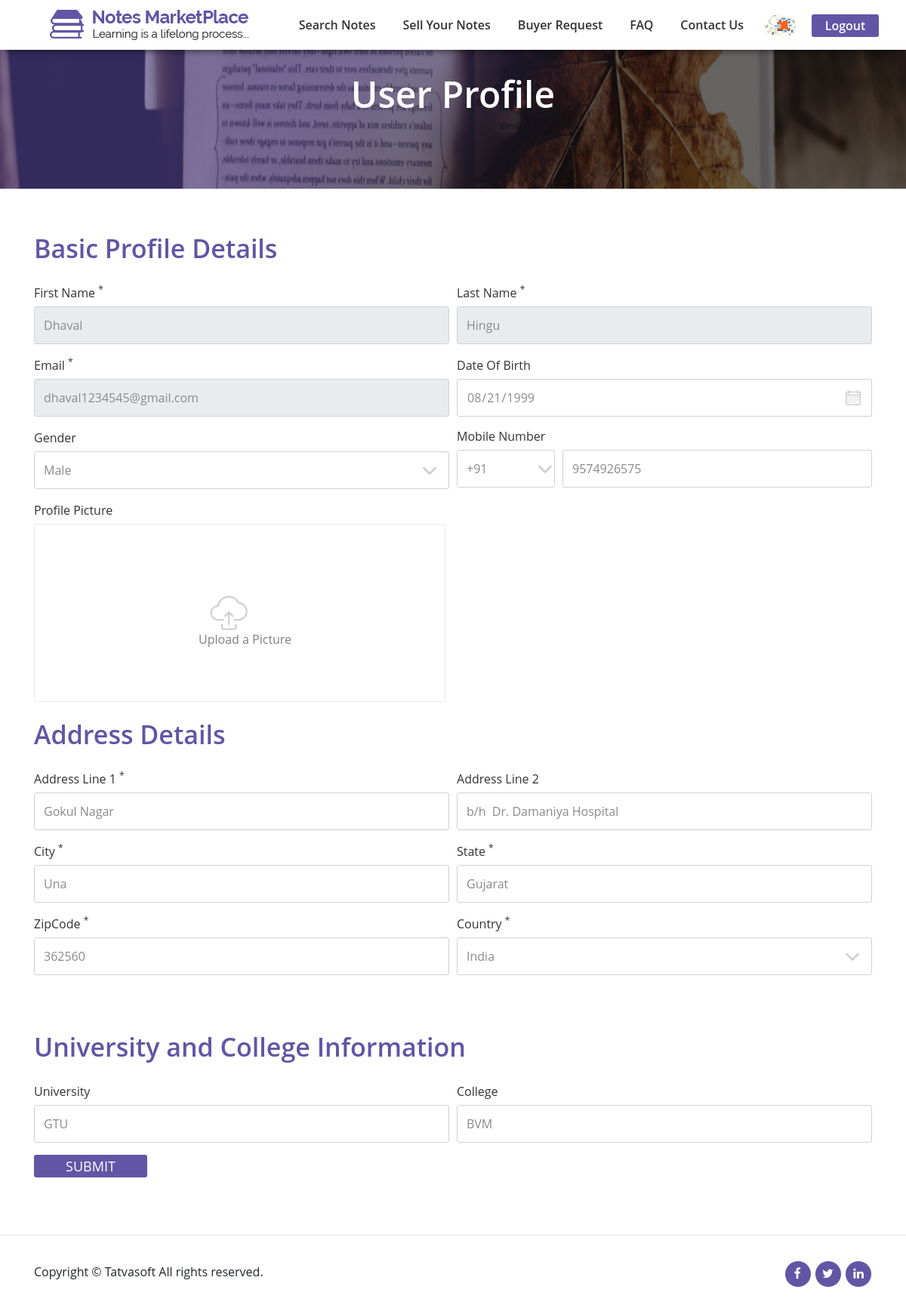
/user-profile.php (signed in), run on the app's committed database.
### tables this page shows
CREATE TABLE `user_profile` (
  `id` int(11) NOT NULL,
  `user_id` int(11) NOT NULL,
  `DOB` datetime DEFAULT NULL,
  `Gender` int(11) DEFAULT NULL,
  `SecondaryEmailAddress` varchar(100) NOT NULL,
  `CountryCode` varchar(5) NOT NULL,
  `Phone_number` varchar(20) NOT NULL,
  `Profile_picture` varchar(500) DEFAULT NULL,
  `Addressline_1` varchar(100) NOT NULL,
  `Addressline_2` varchar(100) NOT NULL,
  `City` varchar(50) NOT NULL,
  `State` varchar(50) NOT NULL,
  `Zipcode` varchar(50) NOT NULL,
  `Country` varchar(50) NOT NULL,
  `University` varchar(100) DEFAULT NULL,
  `College` varchar(100) DEFAULT NULL,
  `CreatedDate` datetime DEFAULT NULL,
  `CreatedBy` int(11) DEFAULT NULL,
  `ModifiedDate` datetime DEFAULT NULL,
  `ModifiedBy` int(11) DEFAULT NULL,
  `IsActive` bit(2) NOT NULL DEFAULT b'1'
);

CREATE TABLE `users` (
  `id` int(11) NOT NULL,
  `role_id` int(11) NOT NULL,
  `FirstName` varchar(50) NOT NULL,
  `LastName` varchar(50) NOT NULL,
  `Email_id` varchar(100) NOT NULL,
  `Password` varchar(125) NOT NULL,
  `IsEmailVerified` bit(1) DEFAULT NULL,
  `CreatedDate` datetime DEFAULT current_timestamp(),
  `CreatedBy` int(11) DEFAULT 0,
  `ModifiedDate` datetime DEFAULT NULL,
  `ModifiedBy` int(11) DEFAULT NULL,
  `IsActive` bit(2) NOT NULL DEFAULT b'1'
);

CREATE TABLE `referencedata` (
  `id` int(11) NOT NULL,
  `Value` varchar(100) NOT NULL,
  `Datavalue` varchar(100) NOT NULL,
  `RefCategory` varchar(100) NOT NULL,
  `CreatedDate` datetime DEFAULT NULL,
  `CreatedBy` int(11) DEFAULT NULL,
  `ModifiedDate` datetime DEFAULT NULL,
  `ModifiedBy` int(11) DEFAULT NULL,
  `IsActive` bit(2) NOT NULL DEFAULT b'1'
);

CREATE TABLE `countries` (
  `id` int(11) NOT NULL,
  `Name` varchar(100) NOT NULL,
  `Country_code` varchar(100) NOT NULL,
  `CreatedDate` datetime DEFAULT NULL,
  `CreatedBy` int(11) DEFAULT NULL,
  `ModifiedDate` datetime DEFAULT NULL,
  `ModifiedBy` int(11) DEFAULT NULL,
  `IsActive` bit(2) NOT NULL DEFAULT b'1'
);

### includes/functions.php (called while the page is built, shortened)
<?php
include 'connect.php';
function fetchCountriesCodeToDropdown(){
    global $conn;
    $fetchCountry = mysqli_query($conn,"select * from `countries`");
    while($row=mysqli_fetch_array($fetchCountry)){
        $country = $row['Country_code'];
    }
}
?>

### user-profile.php (the view, shortened to what this page needs)
<?php
include 'includes/connect.php';
include 'includes/functions.php';
$userId = $_SESSION['userIdentifier'];
$sql = mysqli_query($conn,"select * from `users` where `id` = '$userId'");
if(mysqli_num_rows($sql)>0){
	while($row=mysqli_fetch_array($sql)){
     $firstName = $row['FirstName'];
	 $lastName = $row['LastName'];
	 $email = $row['Email_id'];
	}
}
$sql1 = mysqli_query($conn,"select * from `user_profile` where `user_id` = '$userId'");
if(mysqli_num_rows($sql1)>0){
	while($row1=mysqli_fetch_array($sql1)){
		$dob = $row1['DOB'];
		$genderID = $row1['Gender'];
		$mob = $row1['Phone_number'];
		$countryCode = $row1['CountryCode'];
		$add1 = $row1['Addressline_1'];
		$add2 = $row1['Addressline_2'];
		$city = $row1['City'];
		$state = $row1['State'];
		$zip = $row1['Zipcode'];
		$uni = $row1['University'];
		$college = $row1['College'];
		$coun =$row1['Country'];
	}
	$selectGender = mysqli_query($conn,"select * from `referencedata` where `id` = '$genderID' ");
	while($row2 = mysqli_fetch_array($selectGender)){
		$gender = $row2['Value'];
	}
	$selectCountry = mysqli_query($conn,"select * from `countries` where `id` = '$coun' ");
	while($row3 = mysqli_fetch_array($selectCountry)){
		$country = $row3['Name'];
	}
	$selectCountryCode = mysqli_query($conn,"select * from `countries` where `id` = '$coun' ");
	while($row4 = mysqli_fetch_array($selectCountryCode)){
		$code = $row4['Country_code'];
	}
}
?>
<?php include 'header.php'; ?>
<body class="user-profile">
	<section class="banner">
		<img src="images/User-Profile/banner-with-overlay.jpg" alt="banner" id="bannerImage class=" img-responsive>
		<div class="banner-text-center">User Profile</div>
	</section>
	<div class="container">
		<div class="content-box">
			<h3>Basic Profile Details</h3>
		</div>
		<form id="user-profile" method="POST" action="" enctype="multipart/form-data">
			<div class="form-row">
				<div class="form-group col-md-6 col-sm-6">
					<label for="inputEmail4">First Name <sup>*</sup></label>
					<input type="text" class="form-control" id="fname" placeholder="Enter your first name" value="<?php echo $firstName; ?> " readonly>
				</div>
				<div class="form-group col-md-6 col-sm-6">
					<label for="inputEmail4">Last Name <sup>*</sup></label>
					<input type="text" class="form-control" id="lname" placeholder="Enter your last name" value="<?php echo $lastName; ?>" readonly>
				</div>
			</div>
			<div class="form-row">
				<div class="form-group col-md-6 col-sm-6">
					<label for="inputEmail4">Email <sup>*</sup></label>
					<input type="email" class="form-control" name="email" id="email" placeholder="Enter your email address" value="<?php echo $email; ?>" readonly>
				</div>
				<div class="form-group col-md-6 col-sm-6">
					<label for="inputEmail4">Date Of Birth</label>
					<input type="date" class="form-control" id="dob" name="dob" placeholder = ""  value= "<?php
					$d = date('Y-m-d', strtotime($dob));
					echo date($d); ?>" required>
				</div>
			</div>
			<div class="form-row">
				<div class="form-group col-md-6 col-sm-6">
					<label for="inputState">Gender</label>
					<select id="inputState" class="form-control select" name="gender" placeholder="Select your gender" value="<?php echo $gender; ?>" required>
						<option selected value="<?php echo $genderID ?>"><?php echo $gender; ?></option>
					</select>
				</div>
				<div class="form-group col-md-6 col-sm-6">
					<div class="row">
						<label for="inputEmail4" class="col-md-12 col-sm-12">Mobile Number</label>
					</div>
					<div class="form-row">
						<div class="col-md-3 col-sm-3">
							<select id="mobcode" class="form-control select" name="mobcode" value="" required>
								<option value="<?php echo $countryCode ?>" selected><?php echo $code; ?></option>
								<?php fetchCountriesCodeToDropdown(); ?>
							</select>
						</div>
						<div class="col-md-9 col-sm-9">
							<input type="text" class="form-control"  value="<?php
							echo $mob;
							?>
							" name="mob_no" id="mob" placeholder="Enter your phone number" required>
						</div>
					</div>
				</div>
				<div class="form-group col-md-6">
					<label for="inputEmail4">Profile Picture</label>
					<div class="choose_file">
						<span><img src="images/User-Profile/upload.png" alt="">
							<p>Upload a Picture</p>
						</span>
					</div>
				</div>
				<div class="form-group col-md-6">
			</div>
			</div>
			<div class="content-box">
				<br><br><br><br>
				<h3>Address Details</h3>
			</div>
			<div class="form-row">
				<div class="form-group col-md-6 col-sm-6">
					<label for="inputEmail4">Address Line 1 <sup>*</sup></label>
					<input type="text" class="form-control" name="address1" id="inputEmail4" placeholder="Enter your address" value="<?php echo $add1; ?>" required>
				</div>
				<div class="form-group col-md-6 col-sm-6">
					<label for="inputEmail4">Address Line 2</label>
					<input type="text" class="form-control" value="<?php echo $add2; ?>" name="address2" id="inputEmail4" placeholder="Enter your address" required>
				</div>
				<div class="form-group col-md-6 col-sm-6">
					<label for="inputEmail4">City <sup>*</sup></label>
					<input type="text" class="form-control" id="inputEmail4" value="<?php echo $city; ?>" name="city" placeholder="Enter your city">
				</div>
				<div class="form-group col-md-6 col-sm-6">
					<label for="inputEmail4">State <sup>*</sup></label>
					<input type="text" id="state" class="form-control"  value="<?php echo $state; ?>" name="state" placeholder="Enter your state" required>
				</div>
				<div class="form-group col-md-6 col-sm-6">
					<label for="inputEmail4">ZipCode <sup>*</sup></label>
					<input type="text" class="form-control" id="zip" value="<?php echo $zip; ?>" name="zipcode" placeholder="Enter your zipcode" required>
				</div>
				<div class="form-group col-md-6 col-sm-6">
					<label for="inputState">Country <sup>*</sup></label>
					<select id="inputState" class="form-control select" placeholder="Select your gender" name="country" required>
						<option selected value="<?php echo $countryCode; ?>"><?php echo $country; ?></option>
					</select>
				</div>
			</div>
			<div class="content-box">
				<h3>University and College Information</h3>
			</div>
			<div class="form-row">
				<div class="form-group col-md-6 col-sm-6">
					<label for="inputEmail4">University</label>
					<input type="text" value="<?php echo $uni; ?>" class="form-control" id="inputEmail4" placeholder="Enter your university" name="university">
				</div>
				<div class="form-group col-md-6 col-sm-6">
					<label for="inputEmail4">College</label>
					<input type="text" value="<?php echo $college; ?> " class="form-control" id="inputEmail4" placeholder="Enter your college" name="college">
				</div>
			</div>
			<button type="Submit" class="btn submit-btn" name="submit">SUBMIT</button>
		</form>
	</div>
	<?php include 'footer.php'; ?>
</body>
</html>

### header.php (shortened to what this page needs)
<!DOCTYPE html>
<html lang="en">
<head>
	<link rel="stylesheet" href="css/bootstrap/bootstrap.min.css">
	<link rel="stylesheet" href="css/font-awesome/css/font-awesome.min.css">
	<link rel="stylesheet" href="css/font-awesome/css/font-awesome.css">
	<link rel="stylesheet" href="css/style.css">
	<link rel="stylesheet" href="css/responsive.css">
	</head>
<?php
include 'includes/connect.php';
	$class1 = "";
	$class2 = "";
	$class3 = "";
	$class4 = "";
	$class5 = "";
if(isset($_SESSION['userIdentifier'])){
    ?>
    <nav class="navbar navbar-expand-lg fixed-top">
			<a class="navbar-brand" href="#"><img src="images/Login/logo.png" alt=""></a>
			<div class="collapse navbar-collapse" id="navbarSupportedContent">
				<ul class="navbar-nav ml-auto">
					<li class="nav-item <?php echo $class1; ?>">
						<a class="nav-link" href="search.php">Search Notes</a>
					</li>
					<li class="nav-item <?php echo $class2; ?>">
						<a class="nav-link" href="dashboard.php">Sell Your Notes</a>
					</li>
					<li class="nav-item <?php echo $class3; ?>">
						<a class="nav-link" href="buyer-requests.php">Buyer Request</a>
					</li>
					<li class="nav-item <?php echo $class4; ?>">
						<a class="nav-link" href="faq.php">FAQ</a>
					</li>
					<li class="nav-item <?php echo $class5; ?>">
						<a class="nav-link" href="contact-us.php">Contact Us</a>
					</li>
					<li>
						<div class="dropdown">
							<a href="#" id="imageDropdown" data-toggle="dropdown">
								<?php
								$dir="";
							$userid = $_SESSION['userIdentifier'];
							$sql =mysqli_query($conn,"select * from user_profile where user_id = '$userid'");
							while($row=mysqli_fetch_array($sql)){
								$dir = $row['Profile_picture'];
							}
								?>
								<img src="<?php echo $dir; ?>" style="width:42px; height:32px; margin-top:4px;">
							</a>
						</div>
					</li>
					<li class="nav-item">
						<a class="btn nav-btn" href="logout.php" role="button">
							<p>Logout</p>
						</a>
					</li>
				</ul>
			</div>
		</nav>
<?php
}
?>

### footer.php (shortened to what this page needs)
<footer>
				<hr>
				<div class="container">
						<div class="row">
							<div class="col-md-6">
								<p>Copyright &copy; Tatvasoft All rights reserved.</p>
							</div>
							<div class="col-md-6">
								<div class="social-list text-right">
									<a href="#"><i class="fa fa-facebook"></i></a>
									<a href="#"><i class="fa fa-twitter"></i></a>
									<a href="#"><i class="fa fa-linkedin"></i></a>
								</div>
							</div>
						</div>
					</div>
				</footer>

### css/style.css (style rules this page uses)
body { font-family: "Open Sans", sans-serif; margin: 0px; padding: 0px; }
.navbar-nav li { margin-right: 20px; }
.navbar-brand { padding-left: 50px; }
.dropdown img { border-radius: 50%; }
.nav-btn { background-color: #6255a5; width: 89px; height: 30px; border-radius: 3px; font-family: "Open Sans", sans-serif; color: white; position: relative; top: 4px; }
.nav-btn p { color: white; line-height: 16px }
.navbar a { font-family: "Open Sans", sans-serif; font-size: 16px; font-weight: 600; line-height: 20px; color: #333333; -webkit-text-decoration-color: #333333; text-decoration-color: #333333; margin: 0 auto; }
.navbar { -webkit-box-shadow: 0px 8px 8px -6px rgba(0, 0, 0, .5); box-shadow: 0px 8px 8px -6px rgba(0, 0, 0, .5); width: 100%; z-index: 2; position: fixed; top: 0; left: 0; width: 100%; background: white; }
.dropdown a { text-decoration: none; }
footer p { padding-top: 20px; padding-bottom: 20px; }
footer .fa { width: 36px; height: 36px; padding: 8px 10px 15px 0; border-radius: 50%; border: 1px solid white; color: white; background-color: #6255a5; }
footer .fa-facebook { padding-right: 13px; }
footer .social-list { padding-top: 17px; padding-bottom: 20px; }
footer .social-list a { text-decoration: none; }
span { position: relative; bottom: 17px; padding-left: 15px; }
.user-profile .banner { height: 250px; width: 100%; }
.user-profile .banner img { width: 100%; height: 250px; overflow: hidden; }
.user-profile .banner { position: relative; text-align: center; color: white; font-family: "Open Sans", sans-serif; font-size: 48px; font-weight: 600; line-height: 52px; color: #ffffff; }
.user-profile .banner-text-center { position: absolute; top: 50%; left: 50%; -webkit-transform: translate(-50%, -50%); transform: translate(-50%, -50%); }
.user-profile label { font-family: "Open Sans", sans-serif; font-size: 16px; font-weight: 400; line-height: 20px; color: #333333; }
.user-profile input[type=text], .user-profile input[type=email], .user-profile input[type=date], .user-profile .select { font-family: "Open Sans", sans-serif; font-size: 16px; font-weight: 400; line-height: 20px; color: #8a8a8a; border: 1px solid #d1d1d1; height: 50px; border-radius: 3px; }
.submit-btn { background-color: #6255a5; width: 150px; height: 30px; border-radius: 3px; color: #fff; font-family: "Open Sans", sans-serif; font-size: 18px; line-height: 2px; border: 1px solid transparent; margin-bottom: 60px; }
.user-profile .content-box { padding-top: 60px; padding-bottom: 20px; }
.user-profile .content-box h3 { font-family: "Open Sans", sans-serif; font-size: 34px; font-weight: 600; line-height: 38px; color: #6255a5; }
.user-profile .select { overflow: hidden; display: inline-block; background: url(../images/User-Profile/down-arrow.png) no-repeat right white; -webkit-appearance: none; background-position: 97%; }
.user-profile .choose_file { border-radius: 1px; border: #ebebeb solid 1px; color: #7f7f7f; background: white; height: 200%; width: 99%; position: relative; }
.user-profile .choose_file span { position: relative; top: 40%; left: 40%; -webkit-transform: translate(-50%, -50%); transform: translate(-50%, -50%); }
.add-notes input[type=text], input[type=email], input[type=date], .add-notes .select { font-family: "Open Sans", sans-serif; font-size: 16px; font-weight: 400; line-height: 20px; color: #8a8a8a; border: 1px solid #d1d1d1; height: 50px; border-radius: 3px; }
.banner { height: 250px; width: 100%; }
.banner img { width: 100%; height: 250px; overflow: hidden; }
.banner { position: relative; text-align: center; color: white; font-family: "Open Sans", sans-serif; font-size: 48px; font-weight: 600; line-height: 52px; color: #ffffff; }

### data on the page
user_profile: Profile_picture (picture), dob "08/21/1999", mob_no "9574926575", address1 "Gokul Nagar", address2 "b/h Dr. Damaniya Hospital", city "Una", state "Gujarat", zipcode "362560", university "GTU", college "BVM"
users: FirstName "Dhaval", LastName "Hingu", email "dhaval1234545@gmail.com"
referencedata: gender "Male"
countries: mobcode "+91"

### other printed values
form field country "India"
